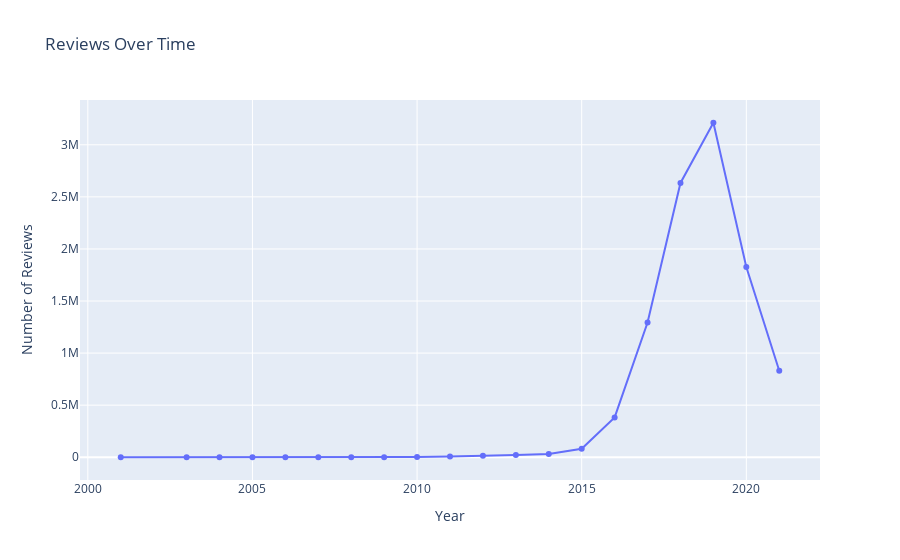

The cell this chart's notebook holds for it:
### Code cell
# Temporal distribution
reviews_by_year = reviews_df.with_columns([
    pl.col('ts').dt.year().alias('year')
]).group_by('year').agg(pl.len().alias('count')).sort('year')

reviews_by_year_pd = reviews_by_year.to_pandas()

fig = px.line(reviews_by_year_pd, x='year', y='count',
              title='Reviews Over Time',
              labels={'year': 'Year', 'count': 'Number of Reviews'},
              markers=True)
fig.show()

### Figure 1 — Plotly figure (JSON) as saved in the notebook; plotly's stock layout.template omitted (floating-point values rounded to 4 significant figures)
{"data": [{"hovertemplate": "Year=%{x}<br>Number of Reviews=%{y}<extra></extra>", "legendgroup": "", "line": {"color": "#636efa", "dash": "solid"}, "marker": {"symbol": "circle"}, "mode": "lines+markers", "name": "", "orientation": "h", "showlegend": false, "type": "scatter", "x": [2001, 2003, 2004, 2005, 2006, 2007, 2008, 2009, 2010, 2011, 2012, 2013, 2014, 2015, 2016, 2017, 2018, 2019, 2020, 2021], "xaxis": "x", "y": [2, 10, 8, 53, 29, 66, 141, 270, 1936, 7725, 13340, 22671, 32016, 82074, 382343, 1293929, 2633696, 3211682, 1825881, 831163], "yaxis": "y"}], "layout": {"legend": {"tracegroupgap": 0}, "title": {"text": "Reviews Over Time"}, "xaxis": {"anchor": "y", "domain": [0, 1], "title": {"text": "Year"}}, "yaxis": {"anchor": "x", "domain": [0, 1], "title": {"text": "Number of Reviews"}}}}
